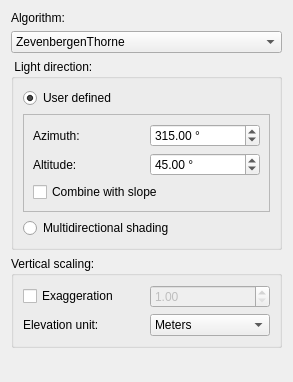
<?xml version="1.0" encoding="UTF-8"?>
<ui version="4.0">
 <class>HillshadeWidget</class>
 <widget class="QWidget" name="HillshadeWidget">
  <property name="geometry">
   <rect>
    <x>0</x>
    <y>0</y>
    <width>293</width>
    <height>382</height>
   </rect>
  </property>
  <property name="windowTitle">
   <string>Form</string>
  </property>
  <layout class="QVBoxLayout" name="verticalLayout">
   <item>
    <widget class="QLabel" name="label_4">
     <property name="text">
      <string>Algorithm:</string>
     </property>
    </widget>
   </item>
   <item>
    <widget class="QComboBox" name="algComboBox">
     <item>
      <property name="text">
       <string>ZevenbergenThorne</string>
      </property>
     </item>
     <item>
      <property name="text">
       <string>Horn</string>
      </property>
     </item>
    </widget>
   </item>
   <item>
    <widget class="QGroupBox" name="lightGroupBox">
     <property name="title">
      <string> Light direction:</string>
     </property>
     <layout class="QGridLayout" name="gridLayout">
      <item row="4" column="0">
       <widget class="QRadioButton" name="multiDirectionRadioButton">
        <property name="text">
         <string>Multidirectional shading</string>
        </property>
       </widget>
      </item>
      <item row="3" column="0">
       <widget class="QFrame" name="frame">
        <property name="frameShape">
         <enum>QFrame::StyledPanel</enum>
        </property>
        <property name="frameShadow">
         <enum>QFrame::Raised</enum>
        </property>
        <layout class="QGridLayout" name="gridLayout_2">
         <item row="1" column="0">
          <widget class="QLabel" name="label_2">
           <property name="text">
            <string>Altitude:</string>
           </property>
          </widget>
         </item>
         <item row="0" column="1">
          <widget class="QDoubleSpinBox" name="azimuthSpinBox">
           <property name="prefix">
            <string/>
           </property>
           <property name="suffix">
            <string> °</string>
           </property>
           <property name="maximum">
            <double>360.000000000000000</double>
           </property>
           <property name="value">
            <double>315.000000000000000</double>
           </property>
          </widget>
         </item>
         <item row="0" column="0">
          <widget class="QLabel" name="label">
           <property name="text">
            <string>Azimuth: </string>
           </property>
          </widget>
         </item>
         <item row="1" column="1">
          <widget class="QDoubleSpinBox" name="altitudeSpinBox">
           <property name="prefix">
            <string/>
           </property>
           <property name="suffix">
            <string> °</string>
           </property>
           <property name="maximum">
            <double>360.000000000000000</double>
           </property>
           <property name="value">
            <double>45.000000000000000</double>
           </property>
          </widget>
         </item>
         <item row="2" column="0" colspan="2">
          <widget class="QCheckBox" name="combinedCheckBox">
           <property name="text">
            <string>Combine with slope</string>
           </property>
          </widget>
         </item>
        </layout>
       </widget>
      </item>
      <item row="2" column="0">
       <widget class="QRadioButton" name="userDefRadioButton">
        <property name="text">
         <string>User defined</string>
        </property>
        <property name="checked">
         <bool>true</bool>
        </property>
       </widget>
      </item>
     </layout>
    </widget>
   </item>
   <item>
    <widget class="QGroupBox" name="vscalingGroupBox">
     <property name="title">
      <string>Vertical scaling:</string>
     </property>
     <layout class="QGridLayout" name="gridLayout_3">
      <item row="0" column="0">
       <widget class="QCheckBox" name="vexaCheckBox">
        <property name="text">
         <string>Exaggeration</string>
        </property>
       </widget>
      </item>
      <item row="0" column="1">
       <widget class="QDoubleSpinBox" name="vexaSpinBox">
        <property name="enabled">
         <bool>false</bool>
        </property>
        <property name="minimum">
         <double>1.000000000000000</double>
        </property>
        <property name="maximum">
         <double>1000.000000000000000</double>
        </property>
        <property name="value">
         <double>1.000000000000000</double>
        </property>
       </widget>
      </item>
      <item row="1" column="0">
       <widget class="QLabel" name="label_3">
        <property name="text">
         <string>Elevation unit:</string>
        </property>
       </widget>
      </item>
      <item row="1" column="1">
       <widget class="QComboBox" name="vunitComboBox">
        <item>
         <property name="text">
          <string>Meters</string>
         </property>
        </item>
        <item>
         <property name="text">
          <string>Us Feet</string>
         </property>
        </item>
       </widget>
      </item>
     </layout>
    </widget>
   </item>
   <item>
    <spacer name="verticalSpacer">
     <property name="orientation">
      <enum>Qt::Vertical</enum>
     </property>
     <property name="sizeHint" stdset="0">
      <size>
       <width>20</width>
       <height>50</height>
      </size>
     </property>
    </spacer>
   </item>
  </layout>
 </widget>
 <resources/>
 <connections>
  <connection>
   <sender>userDefRadioButton</sender>
   <signal>toggled(bool)</signal>
   <receiver>frame</receiver>
   <slot>setEnabled(bool)</slot>
   <hints>
    <hint type="sourcelabel">
     <x>98</x>
     <y>46</y>
    </hint>
    <hint type="destinationlabel">
     <x>149</x>
     <y>67</y>
    </hint>
   </hints>
  </connection>
  <connection>
   <sender>vexaCheckBox</sender>
   <signal>toggled(bool)</signal>
   <receiver>vexaSpinBox</receiver>
   <slot>setEnabled(bool)</slot>
   <hints>
    <hint type="sourcelabel">
     <x>108</x>
     <y>237</y>
    </hint>
    <hint type="destinationlabel">
     <x>166</x>
     <y>232</y>
    </hint>
   </hints>
  </connection>
 </connections>
</ui>
